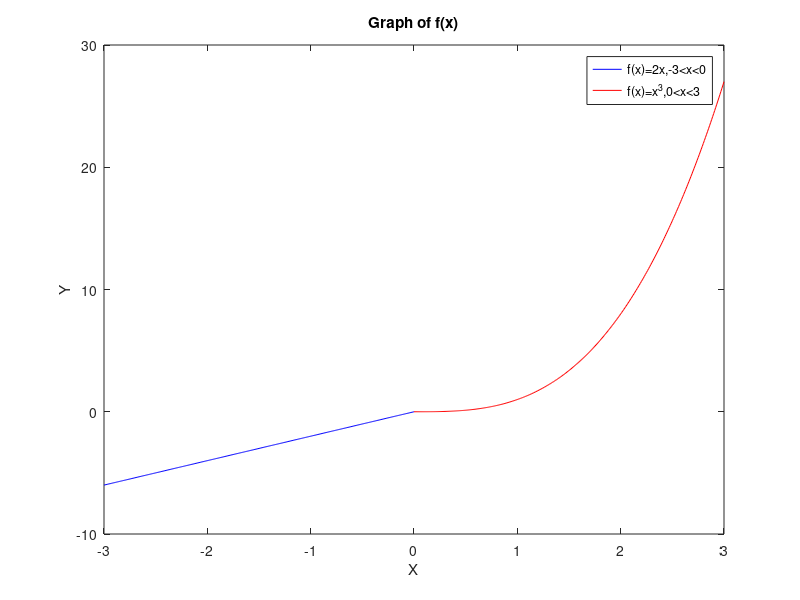

Source code (MATLAB):
% This program plots a piecewise function where f(x)=2x when x is between
% -3 and 0 and f(x) is x^3 when f9x) is between 0 and 3. each piece is
% given a unique color. The graph contains x and y labels, a title, and a
% legend

%define an x variables for each part
x1 = -3:1/100:0; %define x between -3 and 0
x2 = 0:1/100:3; %define x between 0 and 3

%define a y function for each part
Y1=2*x1; %define f(x) between -3 and 0
Y2=(x2).^3; %define f(x) between 0 and 3

%Plot Graph
plot(x1,Y1,'b',x2,Y2,'r') %plots both parts on same graph
xlabel('X'); %produce x label
ylabel('Y'); %produce y label
title('Graph of f(x)') %produce title
legend('f(x)=2x,-3<x<0','f(x)=x^3,0<x<3') %produce legend